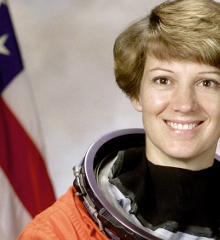
#> input picture tests/fixtures/astronaut-face.png, 220 x 240 px
$ python -i face_type_pipeline.py   (imports and definitions only)   (older library calls are emulated)
#> lines starting #> are read from the running program, lines starting #| are printed output that depends on the picture
from __future__ import annotations

from dataclasses import dataclass
from functools import lru_cache
from pathlib import Path

import cv2
import numpy as np


FACE_TYPE_LABELS = (
    "Oval",
    "Round",
    "Square",
    "Rectangle",
    "Oblong",
    "Diamond",
    "Heart",
    "Inverted Triangle",
    "Triangle",
    "Pear",
    "Tapered Oval",
    "Tapered Square",
)

STABLE_GROUPS: dict[str, tuple[str, ...]] = {
    "Oval": ("Oval", "Tapered Oval"),
    "Round": ("Round",),
    "Square": ("Square", "Tapered Square"),
    "Rectangle": ("Rectangle", "Oblong"),
    "Diamond": ("Diamond",),
    "Heart": ("Heart", "Inverted Triangle"),
    "Triangle": ("Triangle", "Pear"),
}

ROOT = Path(__file__).resolve().parent
YU_NET_PATH = ROOT / "models" / "face_detection_yunet_2023mar.onnx"
LBF_MODEL_PATH = ROOT / "models" / "lbfmodel.yaml"

MIN_FACE_SIZE_PX = 70
MIN_FACE_AREA_RATIO = 0.05
MIN_INTEROCULAR_PX = 22.0
MAX_ABS_ROLL_DEG = 18.0
MAX_ABS_YAW_RATIO = 0.38
MAX_ABS_PITCH_RATIO = 0.45
# Blur is measured on a face crop resized to BLUR_REFERENCE_PX so the threshold
# is independent of the original photo resolution. Calibrated so a clear photo
# scores well above the threshold while genuinely soft/out-of-focus faces fall
# below it.
BLUR_REFERENCE_PX = 200
BLUR_THRESHOLD = 25.0
DOMINANT_FACE_RATIO = 0.50
ALIGNED_SIZE = 256
# YuNet fails to detect faces in very large images (e.g. multi-megapixel phone
# photos), so detection runs on a copy whose longest side is capped here. Phone
# uploads are routinely 3000-4000px and otherwise return "no face detected".
MAX_DETECT_SIDE = 1024


@dataclass(frozen=True)
class Detection:
    bbox_xywh: np.ndarray
    landmarks5: np.ndarray
    score: float

    @property
    def area(self) -> float:
        return float(self.bbox_xywh[2] * self.bbox_xywh[3])


@dataclass(frozen=True)
class QualityMetrics:
    face_width_px: float
    face_height_px: float
    face_area_ratio: float
    interocular_px: float
    blur_score: float
    roll_deg: float
    yaw_ratio: float
    pitch_ratio: float
    quality_score: float


def _euclidean(left: np.ndarray, right: np.ndarray) -> float:
    return float(np.linalg.norm(left - right))


def _centroid(points: np.ndarray) -> np.ndarray:
    return np.mean(points, axis=0).astype(np.float32)


def _arc_length(points: np.ndarray) -> float:
    return float(np.sum(np.linalg.norm(np.diff(points, axis=0), axis=1)))


# [8 lines left out: function _point_line_distance, not called in this run]


def _soft_closeness(value: float, target: float, tolerance: float) -> float:
    return float(np.exp(-0.5 * ((value - target) / max(tolerance, 1e-6)) ** 2))


# [26 lines left out: functions _bounded_score, _blur_score, not called in this run]


def _roll_deg(left_eye: np.ndarray, right_eye: np.ndarray) -> float:
    delta = right_eye - left_eye
    return float(np.degrees(np.arctan2(delta[1], delta[0])))


# [60 lines left out: functions _yaw_ratio, _pitch_ratio, _canonical_alignment_template, _extract_alignment_points, _align_face, not called in this run]


class FaceTypePipeline:
    def __init__(self) -> None:
        if not YU_NET_PATH.exists() or not LBF_MODEL_PATH.exists():
            raise FileNotFoundError("Required model files are missing from the models directory.")
        if YU_NET_PATH.stat().st_size < 100_000 or LBF_MODEL_PATH.stat().st_size < 1_000_000:
            raise RuntimeError("Model files appear incomplete. Run `git lfs pull` before starting the app.")

        self.detector = cv2.FaceDetectorYN.create(
            str(YU_NET_PATH),
            "",
            (320, 320),
            score_threshold=0.6,
            nms_threshold=0.3,
            top_k=5000,
        )
        self.landmarker = cv2.face.createFacemarkLBF()
        self.landmarker.loadModel(str(LBF_MODEL_PATH))

    # [449 lines left out: functions predict, _validate_image, _resize_for_detection, _detect_with_recovery, _detect_faces, _select_primary_face and 5 more, not called in this run]


@lru_cache(maxsize=1)
def _get_pipeline() -> FaceTypePipeline:
    return FaceTypePipeline()


# [10 lines left out: function predict_face_type, not called in this run]

>>> import cv2
>>> picture = cv2.imread('tests/fixtures/astronaut-face.png', cv2.IMREAD_GRAYSCALE)
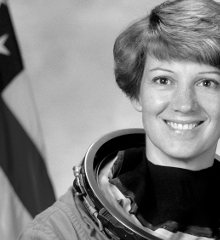
#> picture: shape (240, 220); min 0, max 255, mean 126.2
#> (the run stopped early here; a loop or call above may not have finished)
